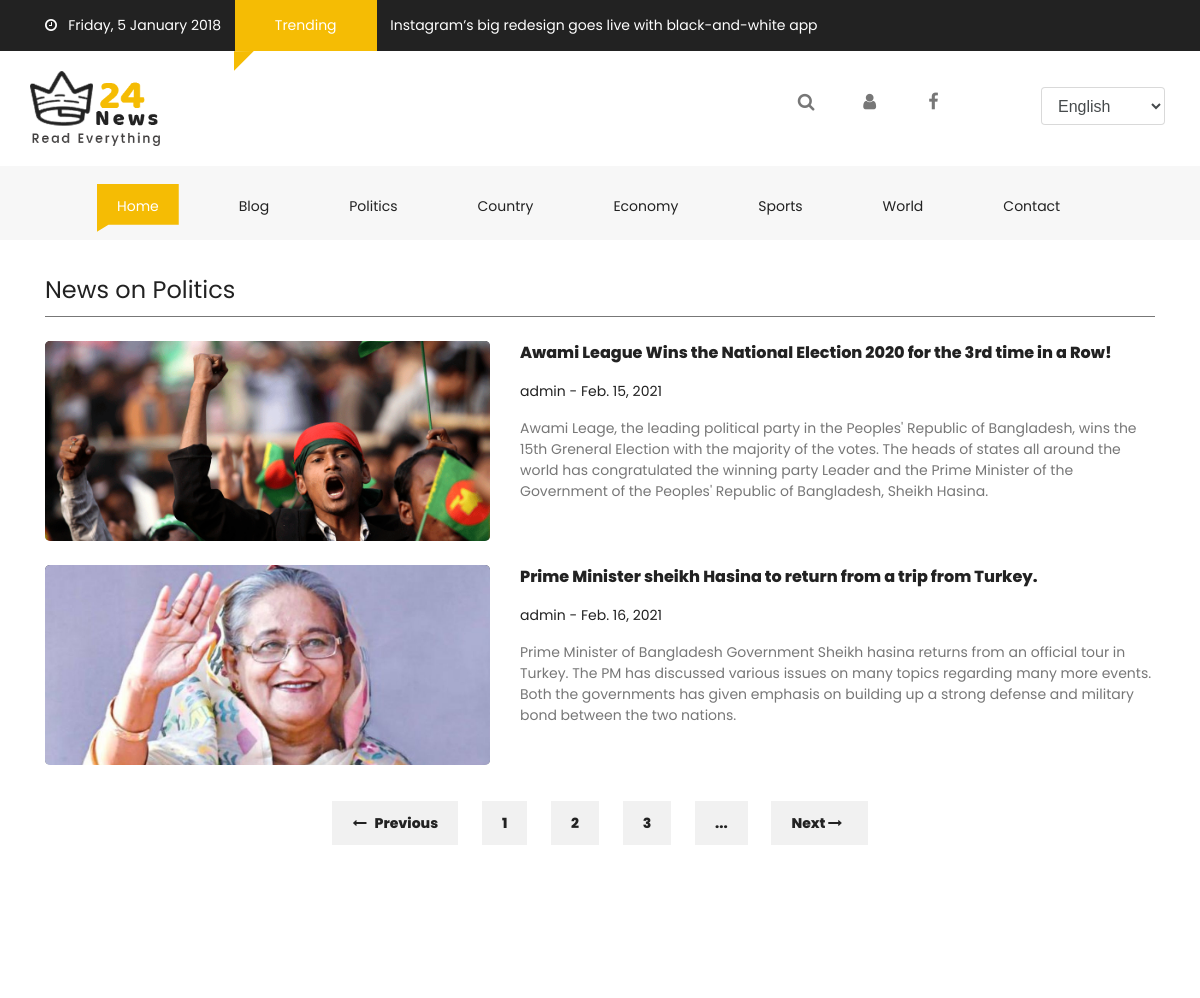
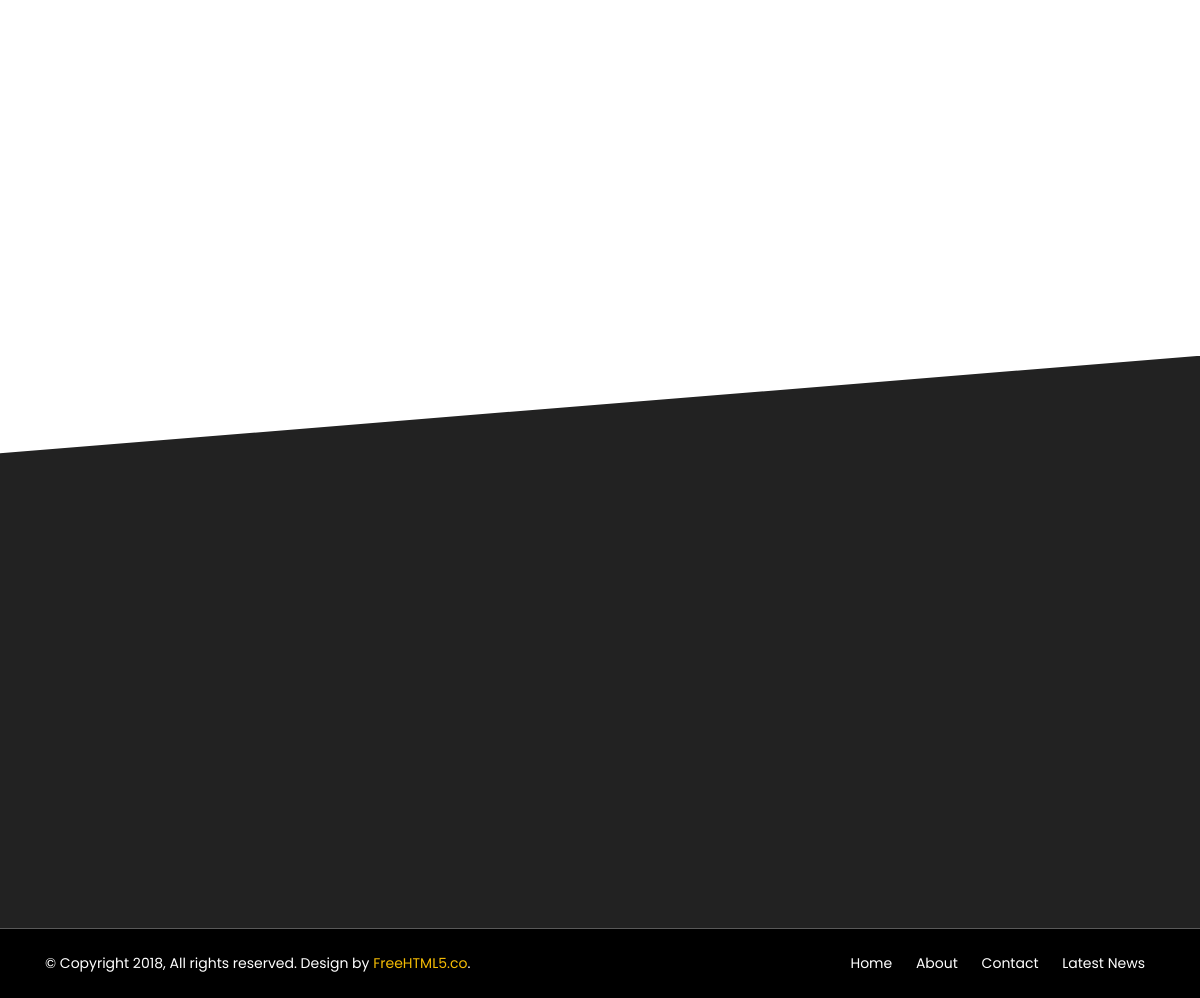
Page /news/Politics on the committed database (2 pictures, top to bottom).
### home/models.py (models this page shows, shortened)
class Categories(models.Model):
    name = models.CharField(max_length=1000)
    image = models.ImageField(upload_to='images')
    slug = models.CharField(max_length=1000, default='')
    def __str__(self):
        return self.name

class News(models.Model):
    name = models.CharField(max_length=1000)
    category = models.ForeignKey(Categories, on_delete=models.CASCADE)
    subCategory = models.ForeignKey(SubCategories, on_delete=models.CASCADE)
    author = models.ForeignKey(User, on_delete=models.CASCADE,)
    image = models.ImageField(upload_to='images')
    description = models.CharField(max_length=9999999999999)
    place = models.CharField(max_length=5000)
    date = models.DateField(auto_now_add=True, auto_now=False, blank=True)
    visits = models.PositiveIntegerField(default=0)
    class Meta:
        ordering = ['-visits']

### home/views.py (the view)
# urls.py: path('news/<str:categoryName>', views.categoryNews, name='categoryNews'),
def categoryNews(request, categoryName):
    news = News.objects.all()
    category = Categories.objects.all()
    categoriedd = Categories.objects.get(name=categoryName)
    subcategories = SubCategories.objects.all()
    authors = Authors.objects.all()
    links = ImportantLinks.objects.all()
    categorizedNews = News.objects.filter(category=categoriedd.id)
    params = {'news': news, 'category':category, 'subcategories':subcategories, 'authors':authors, 'links':links, 'categorizedNews':categorizedNews, 'categoryName':categoriedd.name}
    return render(request, 'blog.html', params)

### home/models.py (called while the page is built)
    def __str__(self):
        return self.name

### home/templatetags/multiply.py (called while the page is built)
@register.filter
def in_category(things, category):
    return things.filter(category=category)

### home/templates/blog.html (shortened to what this page needs)
{% extends 'layout.html' %}
{% block body %}
<div class="container-fluid pb-4 pt-4 paddding">
    <div class="container paddding">
        <div class="row mx-0">
            <div class="col-md-12 animate-box" data-animate-effect="fadeInLeft">
                <div>
                    <div class="fh5co_heading fh5co_heading_border_bottom py-2 mb-4">News on {{categoryName}}</div>
                </div>
                {% for i in categorizedNews %}
                <div class="row pb-4">
                    <div class="col-md-5">
                        <div class="fh5co_hover_news_img">
                            <div class="fh5co_news_img"><img src="/media/{{i.image}}" alt=""/></div>
                        </div>
                    </div>
                    <div class="col-md-7 animate-box">
                        <a href='/news/{{i.category}}/{{i.subCategory}}/{{i.id}}' class="fh5co_magna py-2"> {{i.name}} </a><br>
                         <a href='/news/{{i.category}}/{{i.subCategory}}/{{i.id}}' class="fh5co_mini_time py-3"> {{i.author}} - {{i.date}} </a>
                        <div class="fh5co_consectetur"> {{i.description}}</div>
                    </div>
                </div>
                {% endfor %}
            </div>
        </div>
        <div class="row mx-0">
            <div class="col-12 text-center pb-4 pt-4">
                <a href="#" class="btn_mange_pagging"><i class="fa fa-long-arrow-left"></i>&nbsp;&nbsp; Previous</a>
                <a href="#" class="btn_pagging">1</a>
                <a href="#" class="btn_pagging">2</a>
                <a href="#" class="btn_pagging">3</a>
                <a href="#" class="btn_pagging">...</a>
                <a href="#" class="btn_mange_pagging">Next <i class="fa fa-long-arrow-right"></i>&nbsp;&nbsp; </a>
             </div>
        </div>
    </div>
</div>
<div class="container-fluid pb-4 pt-5">
</div>
{% endblock %}

### home/templates/layout.html (shortened to what this page needs)
{% load multiply %}
<!DOCTYPE html>
<html lang="en" class="no-js">
<head>
    <link href="/static/css/media_query.css" rel="stylesheet" type="text/css"/>
    <link href="/static/css/bootstrap.css" rel="stylesheet" type="text/css"/>
    <link href="https://maxcdn.bootstrapcdn.com/font-awesome/4.7.0/css/font-awesome.min.css" rel="stylesheet"
>
    <link href="/static/css/animate.css" rel="stylesheet" type="text/css"/>
    <link href="/static/css/owl.carousel.css" rel="stylesheet" type="text/css"/>
    <link href="/static/css/owl.theme.default.css" rel="stylesheet" type="text/css"/>
    <link href="/static/css/style_1.css" rel="stylesheet" type="text/css"/>
</head>
<body>
<div class="container-fluid fh5co_header_bg">
    <div class="container">
        <div class="row">
            <div class="col-12 fh5co_mediya_center"><a href="#" class="color_fff fh5co_mediya_setting"><i
                    class="fa fa-clock-o"></i>&nbsp;&nbsp;&nbsp;Friday, 5 January 2018</a>
                <div class="d-inline-block fh5co_trading_posotion_relative"><a href="#" class="treding_btn">Trending</a>
                    <div class="fh5co_treding_position_absolute"></div>
                </div>
                <a href="#" class="color_fff fh5co_mediya_setting">Instagram’s big redesign goes live with black-and-white app</a>
            </div>
        </div>
    </div>
</div>
<div class="container-fluid">
    <div class="container">
        <div class="row">
            <div class="col-12 col-md-3 fh5co_padding_menu">
                <img src="/static/images/logo.png" alt="img" class="fh5co_logo_width"/>
            </div>
            <div class="col-12 col-md-9 align-self-center fh5co_mediya_right">
                <div class="text-center d-inline-block">
                    <a class="fh5co_display_table"><div class="fh5co_verticle_middle"><i class="fa fa-search"></i></div></a>
                </div>
                <div class="text-center d-inline-block">
                    <a class="fh5co_display_table" href='/accounts/login'><div class="fh5co_verticle_middle"><i class="fa fa-user"></i></div></a>
                </div>
                <div class="text-center d-inline-block">
                    <a href="https://fb.com/fh5co" target="_blank" class="fh5co_display_table"><div class="fh5co_verticle_middle"><i class="fa fa-facebook"></i></div></a>
                </div>
                <div class="text-center d-inline-block">
                    <a href="https://fb.com/fh5co" target="_blank" class="fh5co_display_table"><div class="fh5co_verticle_middle"></div></a>
                </div>
                <div class="d-inline-block text-center dd_position_relative ">
                    <select class="form-control fh5co_text_select_option">
                        <option>English </option>
                    </select>
                </div>
            </div>
        </div>
    </div>
</div>
<div class="container-fluid bg-faded fh5co_padd_mediya padding_786">
    <div class="container padding_786">
        <nav class="navbar navbar-toggleable-md navbar-light ">
            <div class="collapse navbar-collapse" id="navbarSupportedContent">
                <ul class="navbar-nav mr-auto">
                    <li class="nav-item active">
                        <a class="nav-link" href="/">Home <span class="sr-only">(current)</span></a>
                    </li>
                    <li class="nav-item ">
                        <a class="nav-link" href="/">Blog <span class="sr-only">(current)</span></a>
                    </li>
                    {% for i in category %}
                    <li class="nav-item dropdown">
                        <a class="nav-link" href='/news/{{i.name}}' id="dropdownMenuButton2" data-toggle="dropdown"
                           aria-haspopup="true" aria-expanded="false">{{i.name}} <span class="sr-only">(current)</span></a>
                    </li>
                    {% endfor %}
                    <li class="nav-item ">
                        <a class="nav-link" href="/contact-us">Contact <span class="sr-only">(current)</span></a>
                    </li>
                </ul>
            </div>
        </nav>
    </div>
</div>
{% block body %}{{% endblock %}
<div class="container-fluid fh5co_footer_bg pb-3">
</div>
<div class="container-fluid fh5co_footer_right_reserved">
    <div class="container">
        <div class="row  ">
            <div class="col-12 col-md-6 py-4 Reserved"> © Copyright 2018, All rights reserved. Design by <a href="https://freehtml5.co" title="Free HTML5 Bootstrap templates">FreeHTML5.co</a>. </div>
            <div class="col-12 col-md-6 spdp_right py-4">
                <a href="#" class="footer_last_part_menu">Home</a>
                <a href="Contact_us.html" class="footer_last_part_menu">About</a>
                <a href="Contact_us.html" class="footer_last_part_menu">Contact</a>
                <a href="blog.html" class="footer_last_part_menu">Latest News</a></div>
        </div>
    </div>
</div>
</body>
</html>

### home/static/css/style_1.css (style rules this page uses)
a,a:hover { color:#f5bc04 }
.fh5co_header_bg { background:#222;color:#fff }
.color_fff { color:#fff !important }
.treding_btn { background:#f5bc04;color:#fff;margin:0 10px;display:inline-block;padding:15px 40px }
.fh5co_trading_posotion_relative { position:relative }
.fh5co_treding_position_absolute { -webkit-clip-path:polygon(0 1%, 100% 0, 0 100%, 0% 100%);-moz-clip-path:polygon(0 1%, 100% 0, 0 100%, 0% 100%);-ms-clip-path:polygon(0 1%, 100% 0, 0 100%, 0% 100%);clip-path:polygon(0 1%, 100% 0, 0 100%, 0% 100%);height:20px;width:20px;background:#f5bc04;position:absolute;left:9px }
.fh5co_logo_width { width:130px }
.fh5co_mediya_right { text-align:right }
.fh5co_display_table { height:40px;width:40px;display:table;color:#777;font-size:18px;border:1px solid #fff !important;cursor:pointer;-webkit-border-radius:50%;-moz-border-radius:50%;-ms-border-radius:50%;border-radius:50%;transition:1s;margin:0 10px;color:#777 !important }
.fh5co_verticle_middle { vertical-align:middle;display:table-cell }
.fh5co_text_select_option { margin:0 10px;position:relative;top:-10px }
.navbar-light .navbar-nav .open>.nav-link,.navbar-light .navbar-nav .active>.nav-link,.navbar-light .navbar-nav .nav-link.open,.navbar-light .navbar-nav .nav-link.active { color:#fff !important;padding-top:12px !important;padding-bottom:15px !important;padding-left:20px !important;padding-right:20px !important;margin:0 20px !important;-moz-transition:all .5s ease;-o-transition:all .5s ease;-webkit-transition:all .5s ease;-ms-transition:all .5s ease;transition:all .5s ease;background:#f5bc04 !important;-webkit-clip-path:polygon(100% 0, 100% 85%, 14% 85%, 0 100%, 0% 60%, 0 0);-moz-clip-path:polygon(100% 0, 100% 85%, 14% 85%, 0 100%, 0% 60%, 0 0);-ms-clip-path:polygon(100% 0, 100% 85%, 14% 85%, 0 100%, 0% 60%, 0 0);clip-path:polygon(100% 0, 100% 85%, 14% 85%, 0 100%, 0% 60%, 0 0) }
.navbar-light .navbar-nav .nav-link { color:#222 !important;padding-top:12px !important;padding-bottom:15px !important;padding-left:20px !important;padding-right:20px !important;margin:0 20px !important;-moz-transition:all .5s ease;-o-transition:all .5s ease;-webkit-transition:all .5s ease;-ms-transition:all .5s ease;transition:all .5s ease;position:relative !important;-webkit-clip-path:polygon(100% 0, 100% 85%, 14% 85%, 0 100%, 0% 60%, 0 0);-moz-clip-path:polygon(100% 0, 100% 85%, 14% 85%, 0 100%, 0% 60%, 0 0);-ms-clip-path:polygon(100% 0, 100% 85%, 14% 85%, 0 100%, 0% 60%, 0 0);clip-path:polygon(100% 0, 100% 85%, 14% 85%, 0 100%, 0% 60%, 0 0) }
.fh5co_padding_menu { padding:20px 0 }
.fh5co_padd_mediya { padding-top:10px }
.paddding { padding-left:0 !important;padding-right:0 !important }
.fh5co_heading { font-size:20px;color:#424040 }
.fh5co_heading_border_bottom { border-bottom:1px solid #777 }
.fh5co_news_img { height:200px;-webkit-border-radius:5px;-moz-border-radius:5px;-ms-border-radius:5px;border-radius:5px;overflow:hidden;position:relative;top:0;-webkit-box-shadow:inset 0 2px 3px 1px;-moz-box-shadow:inset 0 2px 3px 1px;-o-box-shadow:inset 0 2px 3px 1px;box-shadow:inset 0 2px 3px 1px;-moz-transition:all all 0.5s ease;-o-transition:all all 0.5s ease;-webkit-transition:all all 0.5s ease;-ms-transition:all all 0.5s ease;transition:all all 0.5s ease }
.fh5co_news_img>img { height:260px;min-width:100% }
.fh5co_magna { font-size:16px;color:#222 !important;font-weight:800 }
.fh5co_mini_time { font-size:14px;color:#222;display:inline-block }
.fh5co_consectetur { font-size:14px;color:#777 }
.btn_mange_pagging { background:#f1f1f1;padding:12px 20px;color:#222 !important;font-weight:800;margin:0 10px;-moz-transition:all .5s ease;-o-transition:all .5s ease;-webkit-transition:all .5s ease;-ms-transition:all .5s ease;transition:all .5s ease }
.btn_pagging { background:#f1f1f1 !important;color:#222;padding:12px 20px !important;font-weight:800;margin:0 10px;-moz-transition:all .5s ease;-o-transition:all .5s ease;-webkit-transition:all .5s ease;-ms-transition:all .5s ease;transition:all .5s ease }
.fh5co_footer_bg { background:#222;color:#fff;-webkit-clip-path:polygon(0 17%, 100% 0, 100% 100%, 0% 100%);clip-path:polygon(0 17%, 100% 0, 100% 100%, 0% 100%) }
.fh5co_footer_right_reserved { background:#000 !important;color:#fff !important }
.footer_last_part_menu { color:#fff !important;padding:0 10px }
.spdp_right { text-align:right }
.fh5co_heading { font-size:24px;color:#222 }
.dd_position_relative { position:relative }
.js .animate-box { opacity:0 }

### rows in the picture
Categories: name "Politics"
Categories: name "Country"
Categories: name "Economy"
Categories: name "Sports"
Categories: name "World"
News: image (picture), name "Awami League Wins the National Election 2020 for the 3rd time in a Row!", author "admin", date "Feb. 15, 2021", description "Awami Leage, the leading political party in the Peoples' Republic of Bangladesh, wins the 15th Greneral Election with the majority of the votes. The heads of states all around the world has congratulated the winning party Leader and the Prime Minister of the Government of the Peoples' Republic of Bangladesh, Sheikh Hasina."
News: image (picture), name "Prime Minister sheikh Hasina to return from a trip from Turkey.", author "admin", date "Feb. 16, 2021", description "Prime Minister of Bangladesh Government Sheikh hasina returns from an official tour in Turkey. The PM has discussed various issues on many topics regarding many more events. Both the governments has given emphasis on building up a strong defense and military bond between the two nations."
